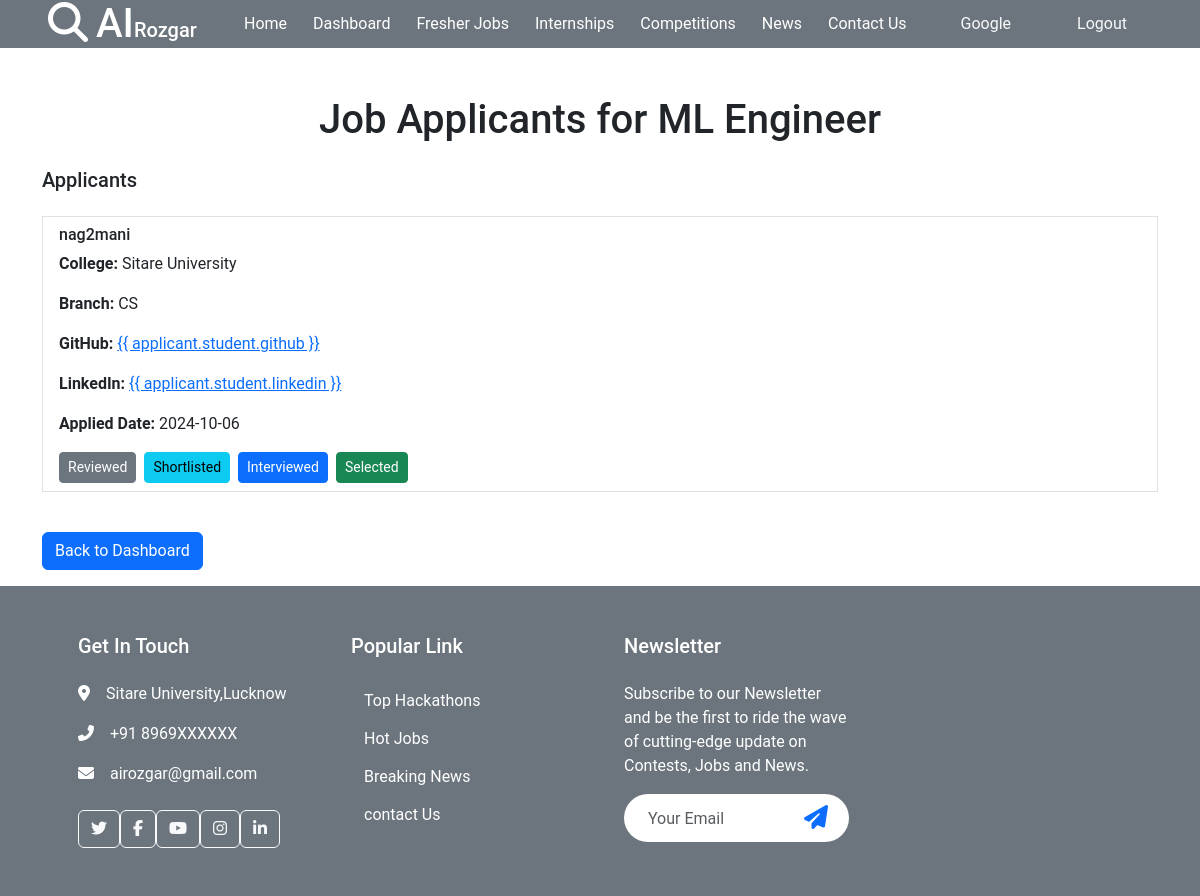
Page /job_applicants/1/ (signed in) on the earlier database version.
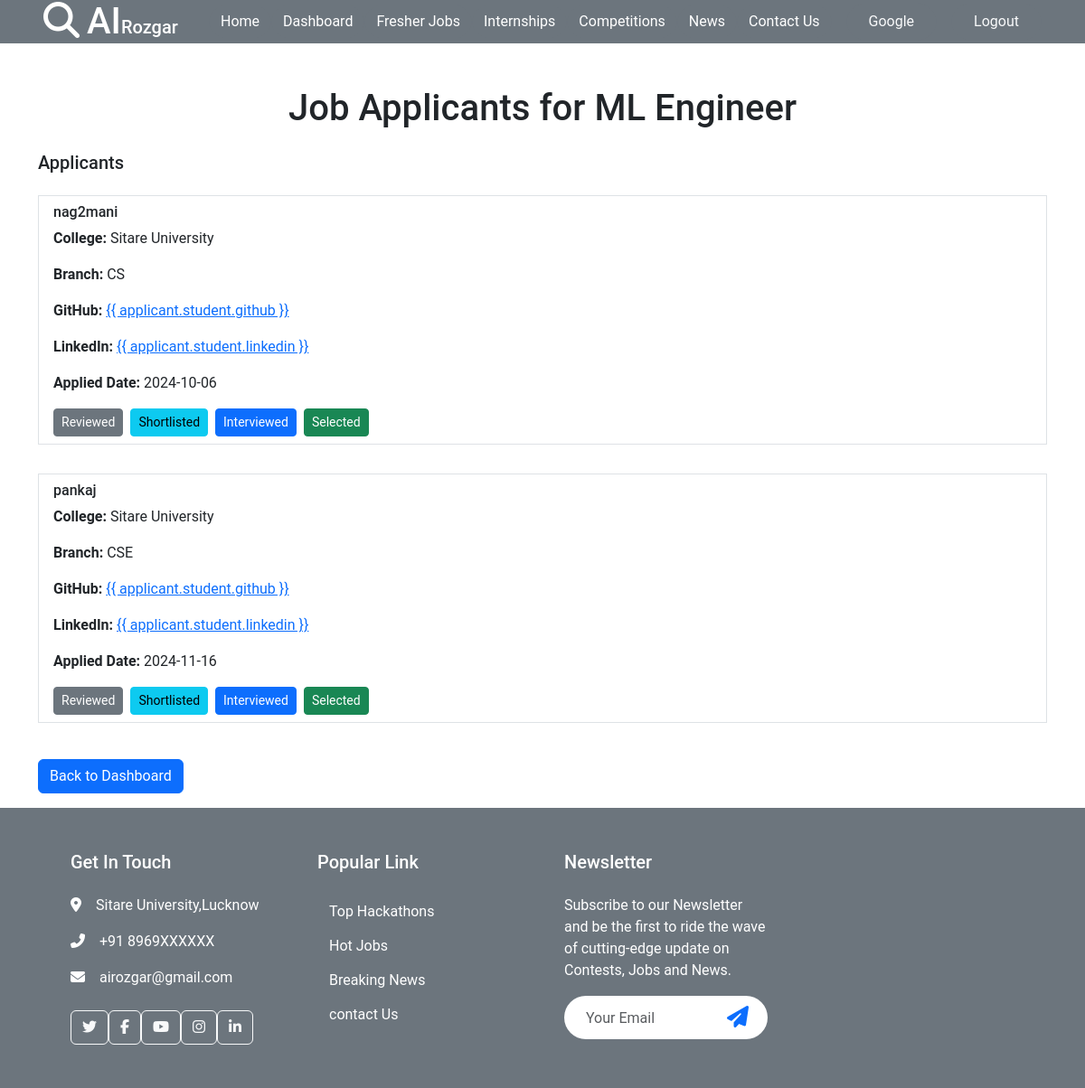
Same page on the later database version.
### home/models.py (models this page shows, shortened)
class Job(models.Model):
    company = models.ForeignKey(Company, on_delete=models.CASCADE)
    title = models.CharField(max_length=255, default='Job')
    description = models.TextField()
    field = models.CharField(max_length=255)
    category = models.CharField(max_length=255)
    pay_range = models.CharField(max_length=20)
    location = models.CharField(max_length=255)
    expiry_date = models.DateField()
    created_date = models.DateField(auto_now_add=True)
    skills = models.TextField()
    student_applied = models.JSONField()  # To store hashmap of students applied

class Student(models.Model):
    user = models.OneToOneField(User, on_delete=models.CASCADE)  # Connect with the User model
    student_name = models.CharField(max_length=255, blank=True, null=True)
    college = models.CharField(max_length=255)
    branch = models.CharField(max_length=255)
    github = models.URLField(blank=True, null=True)
    email = models.EmailField(max_length=255, blank=True, null=True)
    linkedin = models.URLField(blank=True, null=True)
    profile_picture = models.ImageField(upload_to='profile_pictures/students/', blank=True, null=True)

### home/views.py (the view)
# urls.py: path('job_applicants/<int:job_id>/', job_applicants, name='job_applicants'),
@login_required(login_url="/login/")
def job_applicants(request, job_id):
    job = get_object_or_404(Job, id=job_id, company=request.user.company)
    applicants = []
    for student_id, application_details in job.student_applied.items():
        student = get_object_or_404(Student, id=student_id)
        applicants.append({
            'student': student,
            'application_details': application_details
        })
    return render(request, 'job_applicants.html', {'job': job, 'applicants': applicants})

### home/templates/job_applicants.html (shortened to what this page needs)
{% extends 'base.html' %}
{% block start %}
<body>
    <div class="container mt-5">
        <h1 class="text-center">Job Applicants for {{ job.title }}</h1>
        <div class="mt-4">
            <h5>Applicants</h5>
            <ul class="list-group">
                {% for applicant in applicants %}
                <div class="my-3">
                    <li class="list-group-item">
                        <h6>{{ applicant.student.user.username }}</h6>
                        <p><strong>College:</strong> {{ applicant.student.college }}</p>
                        <p><strong>Branch:</strong> {{ applicant.student.branch }}</p>
                        <p><strong>GitHub:</strong> <a href="{{ applicant.student.github }}" target="_blank">{{
                                applicant.student.github }}</a></p>
                        <p><strong>LinkedIn:</strong> <a href="{{ applicant.student.linkedin }}" target="_blank">{{
                                applicant.student.linkedin }}</a></p>
                        <p><strong>Applied Date:</strong> {{ applicant.application_details.applied_date }}</p>
                        <div class="mt-3 d-flex flex-wrap gap-2">
                            <a href="" class="btn btn-sm btn-secondary">Reviewed</a>
                            <a href="" class="btn btn-sm btn-info">Shortlisted</a>
                            <a href="" class="btn btn-sm btn-primary">Interviewed</a>
                            <a href="" class="btn btn-sm btn-success">Selected</a>
                        </div>
                    </li>
                </div>
                {% empty %}
                <li class="list-group-item">No applicants yet.</li>
                {% endfor %}
            </ul>
        </div>
        <div class="mt-4">
            <a href="{% url 'company' %}" class="btn btn-primary">Back to Dashboard</a>
        </div>
    </div>
</body>
{% endblock %}

### home/templates/base.html (shortened to what this page needs)
<!DOCTYPE html>
<html lang="en">
<head>
  <link href="https://cdn.jsdelivr.net/npm/bootstrap@5.3.3/dist/css/bootstrap.min.css" rel="stylesheet"
>
  <link href="https://cdnjs.cloudflare.com/ajax/libs/font-awesome/6.6.0/css/all.min.css" rel="stylesheet">
  <link href="../static/css/style.css" rel="stylesheet">
</head>
<body>
  <nav class="navbar navbar-expand-lg bg-secondary px-4 px-lg-5 py-3 py-lg-0 sticky-top">
    <a href="/" class="navbar-brand p-0">
        <h1 class="m-0 text-white"><i class="fas fa-search me-2"></i>AI<span class="fs-5">Rozgar</span></h1>
    </a>
    <div class="collapse navbar-collapse" id="navbarCollapse">
        <div class="navbar-nav ms-auto py-0">
            <a href="/" class="nav-item btn text-light rounded-pill {% if request.path == '/' %}bg-light text-dark{% else %}btn-secondary text-white{% endif %}">Home</a>
            {% if request.user.is_authenticated and request.user.company %}
            <a href="/company/" class="nav-item btn text-light rounded-pill {% if request.path == '/company/' %}bg-light text-dark{% else %}btn-secondary text-white{% endif %}">Dashboard</a>
            {% endif %}
            <a href="/job/" class="nav-item btn text-light rounded-pill {% if request.path == '/job/' %}bg-light text-dark{% else %}btn-secondary text-white{% endif %}">Fresher Jobs</a>
            <a href="/internship/" class="nav-item btn text-light rounded-pill {% if request.path == '/internship/' %}bg-light text-dark{% else %}btn-secondary text-white{% endif %}">Internships</a>
            <a href="/contest/" class="nav-item btn text-light rounded-pill {% if request.path == '/contest/' %}bg-light text-dark{% else %}btn-secondary text-white{% endif %}">Competitions</a>
            <a href="/news/" class="nav-item btn text-light rounded-pill {% if request.path == '/news/' %}bg-light text-dark{% else %}btn-secondary text-white{% endif %}">News</a>
            <a href="/contact/" class="nav-item btn text-light rounded-pill {% if request.path == '/contact/' %}bg-light text-dark{% else %}btn-secondary text-white{% endif %}">Contact Us</a>
        </div>
        {% if request.user.is_authenticated %}
        <a href="#" class="btn btn-secondary text-light rounded-pill py-2 px-4 ms-3">{{ request.user.first_name }}</a>
        <a href="/logout/" class="btn btn-secondary text-light rounded-pill py-2 px-4 ms-3">Logout</a>
        {% else %}
        <a href="/login/" class="btn btn-secondary text-light rounded-pill py-2 px-4 ms-3">Log In</a>
        {% endif %}
    </div>
</nav>
  {% block start %}
  {% endblock %}
  <div class="bg-secondary footer mt-3">
    <div class="container py-5 px-lg-5">
      <div class="row g-5">
        <div class="col-md-6 col-lg-3">
          <h5 class="text-white mb-4">Get In Touch</h5>
          <p class="text-white"><i class="fa fa-map-marker-alt me-3"></i>Sitare University,Lucknow</p>
          <p class="text-white"><i class="fa fa-phone-alt me-3"></i>+91 8969XXXXXX</p>
          <p class="text-white"><i class="fa fa-envelope me-3"></i>airozgar@gmail.com</p>
          <div class="d-flex pt-2">
            <a class="btn btn-outline-light btn-social" href=""><i class="fab fa-twitter"></i></a>
            <a class="btn btn-outline-light btn-social" href=""><i class="fab fa-facebook-f"></i></a>
            <a class="btn btn-outline-light btn-social" href=""><i class="fab fa-youtube"></i></a>
            <a class="btn btn-outline-light btn-social" href=""><i class="fab fa-instagram"></i></a>
            <a class="btn btn-outline-light btn-social" href=""><i class="fab fa-linkedin-in"></i></a>
          </div>
        </div>
        <div class="col-md-6 col-lg-3">
          <h5 class="text-white mb-4">Popular Link</h5>
          <a class="btn text-white" href="/contest/">Top Hackathons</a>
          <a class="btn text-white" href="/job/">Hot Jobs</a>
          <a class="btn text-white" href="/news/">Breaking News</a>
          <a class="btn text-white" href="/contact/">contact Us</a>
        </div>
        <div class="col-md-6 col-lg-3">
          <h5 class="text-white mb-4">Newsletter</h5>
          <p class="text-white ">
            Subscribe to our Newsletter and be the first to ride the wave of
            cutting-edge update on Contests, Jobs and News.
          </p>
          <div class="position-relative w-100 mt-3">
            <input class="form-control border-0 rounded-pill w-100 ps-4 pe-5" type="text" placeholder="Your Email"
              style="height: 48px;">
            <button type="button" class="btn shadow-none position-absolute top-0 end-0 mt-1 me-2"> <i
                class="fa fa-paper-plane text-primary fs-4"></i></button>
          </div>
        </div>
      </div>
    </div>
</body>
</html>

### home/static/css/style.css (style rules this page uses)
body { font-family: 'Poppins', 'Roboto', sans-serif; }

Differences in the rows shown:
added Student: student.user.username "pankaj", student.college "Sitare University", student.branch "CSE", application_details.applied_date "2024-11-16"
